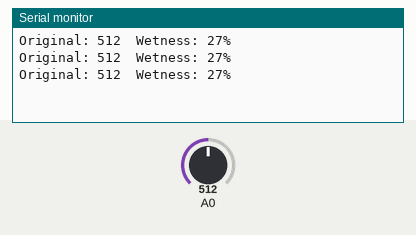
Bench run of a sketch on a simulated Arduino Uno, built with avr-gcc and run on an emulated ATmega328P. Parts: the last lines printed to the serial monitor. The test bench sets the inputs (shaded band); at power-on: A0 = 512.

Above: at 1.3 s.
1.4 s: A0 set to 716
At 1.9 s:
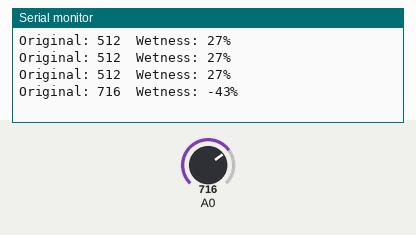
2.9 s: A0 set to 900
At 3.4 s:
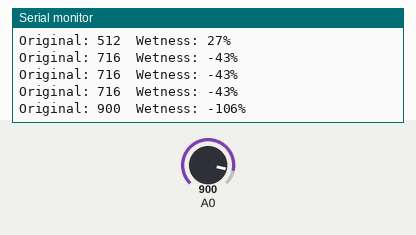
Timing chart, 0 to 5.9 s (numbered marks = the images above; inputs shaded):
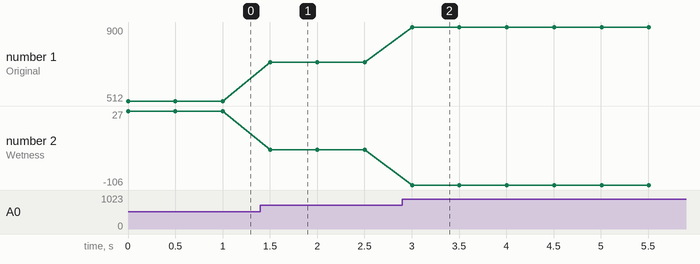

The sketch:

soil_moisture_sensor.ino
```cpp
void setup() {
  Serial.begin(9600);
}
void loop() {
  int val, mapped_value;
  val = analogRead(A0);
  // lowest recorded value
  mapped_value = map(val, 300, 590, 100, 0);
  Serial.print("Original: ");
  Serial.print(val);
  Serial.print("\tWetness: ");
  Serial.print(mapped_value);
  Serial.println("%");

  delay(500);
}
```

Measured:
- after the input at 1.4 s, the serial monitor: prints a new line after 0.10 s (image 1)
- after the input at 2.9 s, the serial monitor: prints a new line after 0.10 s (image 2)
- plotted number 1: 512 → 716 after the input at 1.4 s, 716 → 900 after the input at 2.9 s
- plotted number 2: 27 → -43 after the input at 1.4 s, -43 → -106 after the input at 2.9 s
